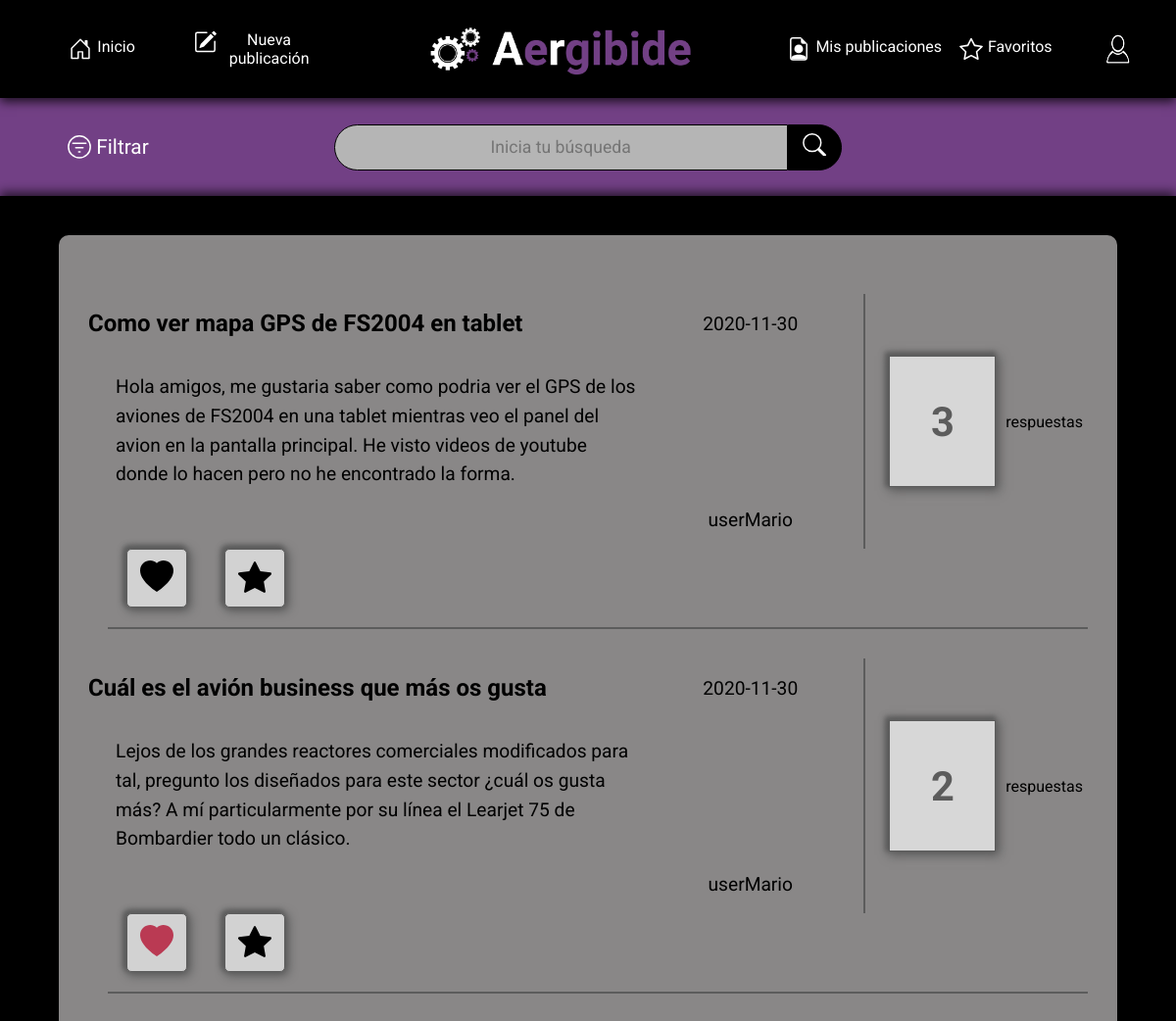
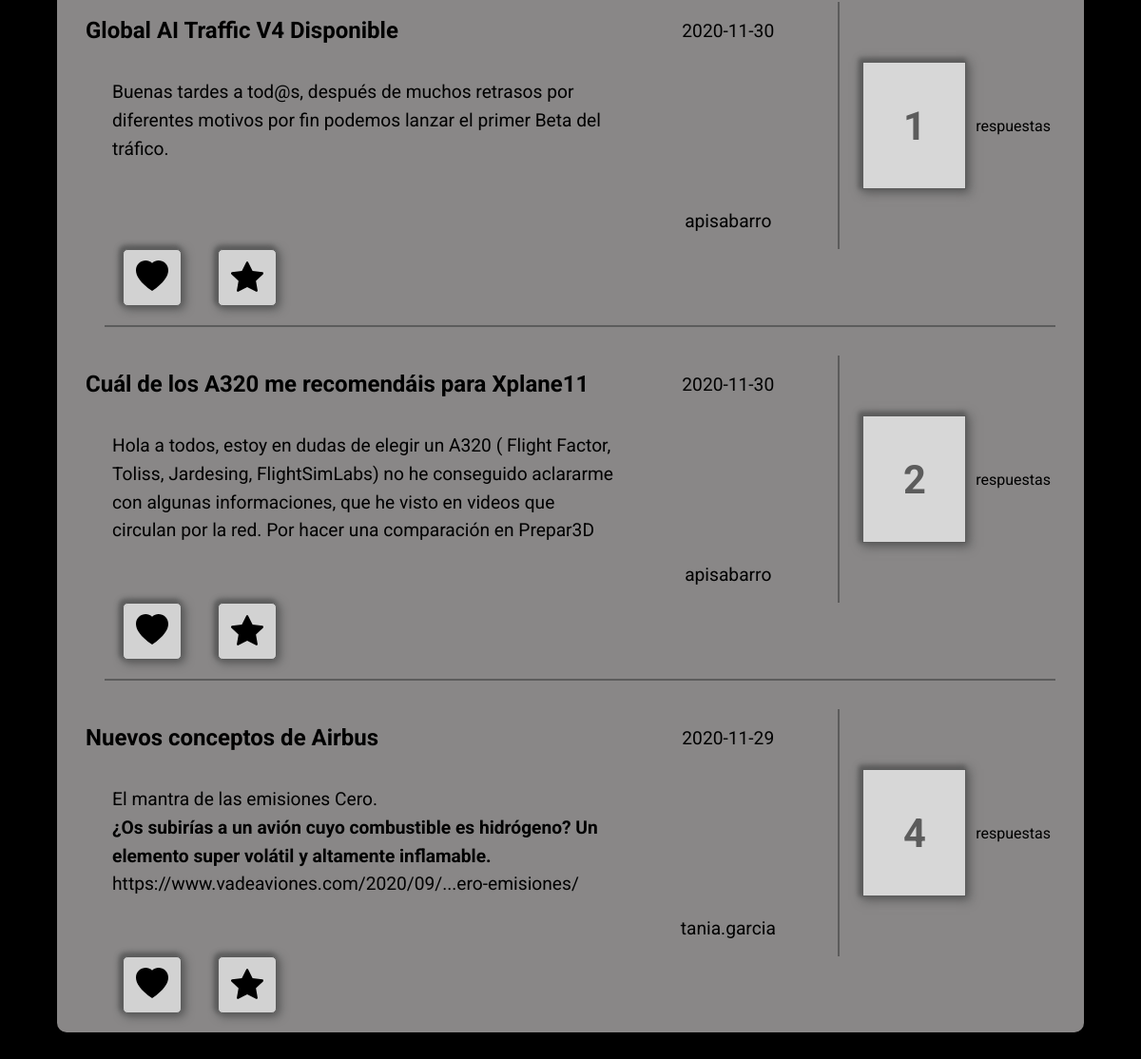
/model/principal.php (signed in), run on an earlier commit of the app's database (2 pictures, top to bottom).
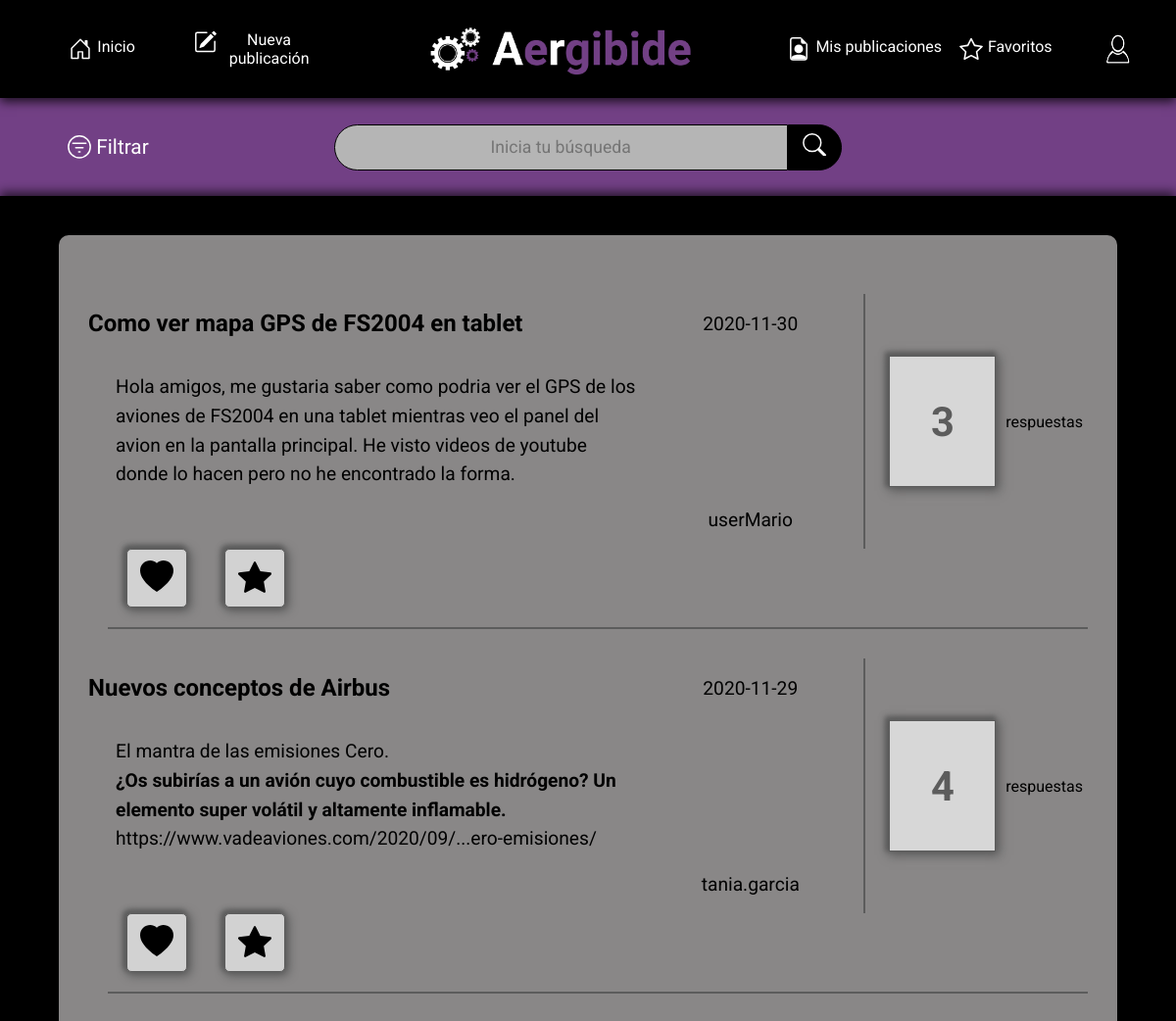
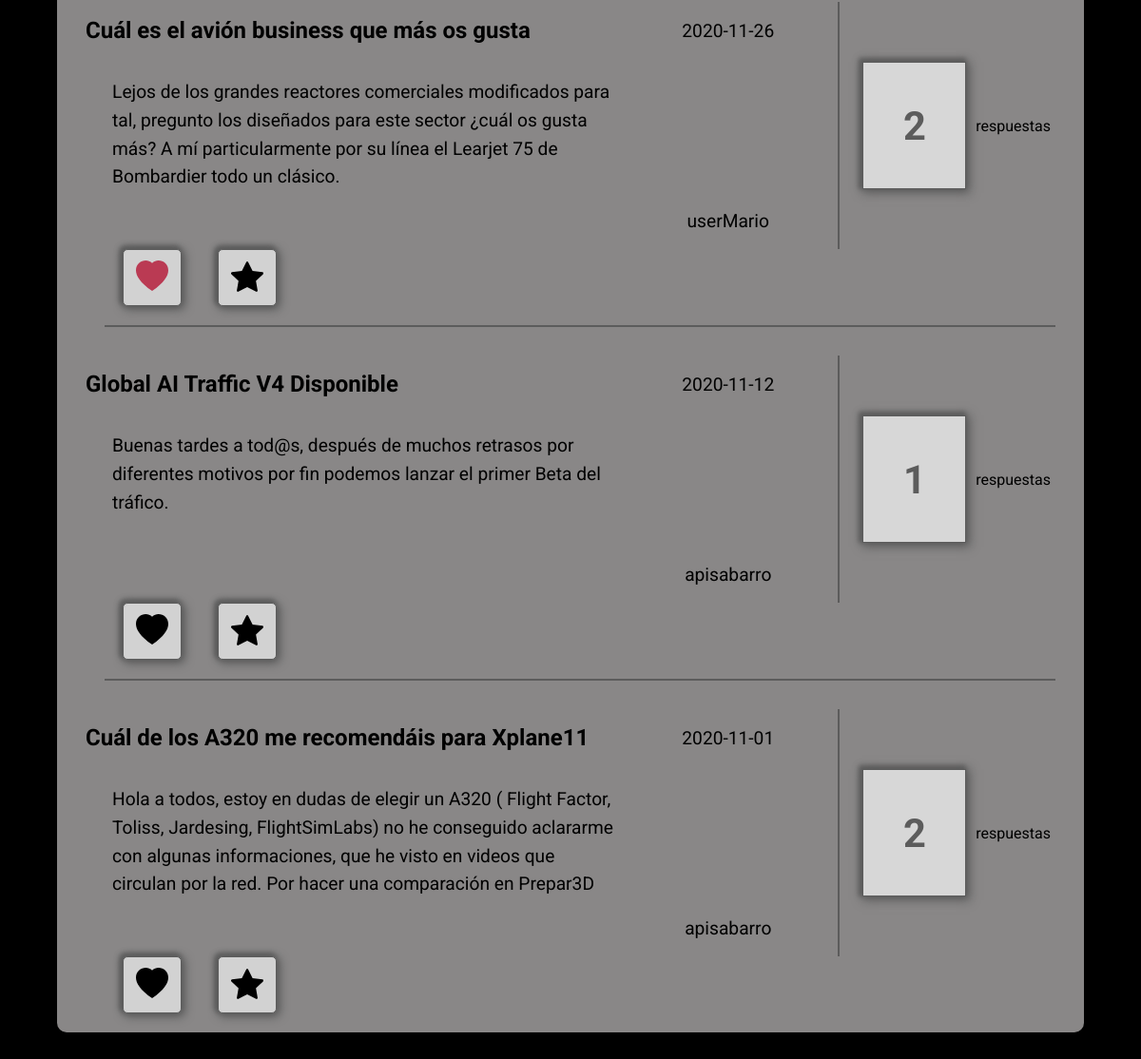
And on a later commit of the database (2 pictures, top to bottom).
### tables this page shows
CREATE TABLE `Usuario` (
  `ID` int(5) NOT NULL,
  `Nombre` varchar(70) NOT NULL,
  `Apellido` varchar(150) NOT NULL,
  `Usuario` varchar(30) NOT NULL,
  `Correo` varchar(100) NOT NULL,
  `Password` varchar(500) NOT NULL,
  `Imagen` varchar(500) DEFAULT NULL
);

CREATE TABLE `Pregunta` (
  `ID` int(11) NOT NULL,
  `Titulo` varchar(50) NOT NULL,
  `Descripcion` varchar(60000) NOT NULL,
  `ID_Usuario` int(5) NOT NULL,
  `Fecha` date NOT NULL,
  `ID_Categoria` int(11) NOT NULL,
  `Archivo` varchar(300) DEFAULT NULL
);

### model/principal.php (called while the page is built, shortened)
<?php
require "general.php";
$categorias = mostrarCategorias($dbh);
$publicacion = generarPublicaciones($dbh);
require "../views/principal.view.php";

### model/conexion.php (called while the page is built, shortened)
<?php
function guardarDatosUsuario($dbh,$usuario)
{
    if (empty($usuario))
        $usuario=$_SESSION['usuario'];
    $data = array('user' => $usuario);
    $stmt = recogerDatosUsuario($dbh, $data);
    return $stmt->fetch();
}
function recogerDatosUsuario($dbh, $data)
{
    $stmt = $dbh->prepare("SELECT * FROM Usuario WHERE Correo = :user OR Usuario = :user");
    $stmt->setFetchMode(PDO::FETCH_OBJ);
    $stmt->execute($data);
    return $stmt;
}
function generarPublicaciones($dbh)
{
    $stmt = $dbh->prepare("SELECT Pregunta.ID as ID,Pregunta.Titulo AS Titulo, Pregunta.Descripcion AS Descripcion, Usuario.Usuario as Usuario, Pregunta.Fecha as Fecha, Pregunta.ID_Categoria as Categoria, Pregunta.Archivo as Archivo
                            FROM Pregunta, Usuario
                            WHERE Pregunta.ID_Usuario= Usuario.ID
                            GROUP BY Pregunta.ID
                            ORDER BY Pregunta.Fecha DESC ;");
    $stmt->setFetchMode(PDO::FETCH_OBJ);
    $stmt->execute();
    return $stmt;
}
function generarRespuestas($pregunta, $dbh)
{
    $data = array('pregunta' => $pregunta);
    $stmt = $dbh->prepare("SELECT ID_Pregunta
                            FROM Respuesta
                            WHERE ID_Pregunta= :pregunta");
    $stmt->setFetchMode(PDO::FETCH_OBJ);
    $stmt->execute($data);
    return $stmt;
}
function comprobarLike($dbh, $userID,$ID)
{
    $data = array('userID' => $userID, 'publicacionID' => $ID);
    $stmt = $dbh->prepare("SELECT * FROM Likes
                                    WHERE ID_Usuario= :userID
                                    AND ID_Pregunta= :publicacionID;");
    $stmt->setFetchMode(PDO::FETCH_OBJ);
    $stmt->execute($data);
    return $stmt;
}

### model/general.php (called while the page is built)
<?php
    require "conexion.php";
    if (!isset($_SESSION["usuario"]))
        header("Location: login.php");
    else
    {
        $dbh=connect();
        $datos=guardarDatosUsuario($dbh,"");
    }

### views/publicacion.view.php (the view, shortened to what this page needs)
<?php
if (empty($publicacion))
{
    header("Location: ../model/login.php");
}
else
{
    $fallo= $publicacion;
    $contador = $fallo->rowCount();
    if($contador==0){
        ?>
        <h1>No se han encontrado publicaciones</h1>
    <?php }else{
        while ($row= $publicacion->fetch()) {
            $titulo = $row->Titulo;
            $descripcion = $row->Descripcion;
            $user = $row->Usuario;
            $fecha = $row->Fecha;
            $ID = $row->ID;
            $respuestas = generarRespuestas($ID, $dbh);
            $row2 = $respuestas->rowCount();
            $numero = $row2;
            ?>
            <div class="publicacion">
                <div class="titulo">
                    <h1 class="title"><?= utf8_encode($titulo) ?></h1>
                </div>
                <div class="descripcion">
                    <span ><?= utf8_encode($descripcion) ?></span>
                </div>
                <div class="fecha">
                    <span class="date"><?= $fecha ?></span>
                </div>
                <div class="usuario">
                    <span class="user"><?= utf8_encode($user) ?></span>
                </div>
                <div class="respuestas">
                    <h1 class="num_respuestas"><?= $numero ?></h1>
                    <span>respuestas</span>
                </div>
            </div>
            <div class="like_fav">
                <div class="corazon">
                    <?php
                    $mostrarLike = comprobarLike($dbh, $datos->ID, $ID);
                    $ID_publicacion = 0;
                    while($row = $mostrarLike->fetch()){
                        $ID_publicacion = $row->ID_Pregunta;
                    }
                    $claseLike = "rosa"; ?>
                    <button class="like "name="publicacion" value="<?= $ID ?>">
                        <?php if ($ID_publicacion == $ID){ ?>
                        <svg width="1em" height="1em" viewBox="0 0 16 16" class="bi bi-heart-fill <?= $claseLike ?>"
                             xmlns="http://www.w3.org/2000/svg">
                            <?php } else{ ?>
                            <svg width="1em" height="1em" viewBox="0 0 16 16" class="bi bi-heart-fill "
                                 xmlns="http://www.w3.org/2000/svg">
                                <?php } ?>
                                <path fill-rule="evenodd"
                                      d="M8 1.314C12.438-3.248 23.534 4.735 8 15-7.534 4.736 3.562-3.248 8 1.314z"/>
                            </svg>
                    </button>
                </div>
                <div class="favorito">
                    <?php
                    $ID_publicacion = 0;
                    $claseFav = "amarillo"; ?>
                    <button class="fav" name="favorito" value="<?= $ID ?>">
                        <?php if ($ID_publicacion == $ID){ ?>
                        <svg width="1em" height="1em" viewBox="0 0 16 16" class="bi bi-star-fill <?= $claseFav ?>"
                             xmlns="http://www.w3.org/2000/svg">
                            <?php } else{ ?>
                            <svg width="1em" height="1em" viewBox="0 0 16 16" class="bi bi-heart-fill "
                                 xmlns="http://www.w3.org/2000/svg">
                                <?php } ?>
                                <path d="M3.612 15.443c-.386.198-.824-.149-.746-.592l.83-4.73L.173 6.765c-.329-.314-.158-.888.283-.95l4.898-.696L7.538.792c.197-.39.73-.39.927 0l2.184 4.327 4.898.696c.441.062.612.636.283.95l-3.523 3.356.83 4.73c.078.443-.36.79-.746.592L8 13.187l-4.389 2.256z"/>
                            </svg>
                    </button>
                </div>
            </div>
        <?php }
    } ?>
    </div>
    </section>
    </main>
    <?php } ?>

### views/principal.view.php (shortened to what this page needs)
<?php
if (empty($categorias))
{
    header("Location: ../model/login.php");
}
else
{
require "../vistasfijas/head.php"?>
<link type="text/css" rel="stylesheet" href="../css/principal.css">
<link rel="stylesheet" href="https://cdn.jsdelivr.net/npm/@splidejs/splide@latest/dist/css/splide.min.css">
<link rel="stylesheet" href="https://cdnjs.cloudflare.com/ajax/libs/font-awesome/4.7.0/css/font-awesome.min.css">
</head>
<?php require "../vistasfijas/cabecera.php"?>
<article id="barra_busqueda">
    <div id="filtro">
        <a> Filtrar</a>
    </div>
    <div id="buscador">
        <input type="text" placeholder="Inicia tu búsqueda" name="busqueda" id="busqueda">
        <div id="lupa"><span></span></div>
    </div>
</article>
<main>
    <section id="publicaciones">
        <div class="cuadro_publicacion">
            <?php require "publicacion.view.php"; ?>
</body>
</html>
            <?php } ?>

### vistasfijas/head.php (shortened to what this page needs)
<!DOCTYPE html>
<?php
if (empty($datos))
header("Location: ../model/login.php");
else
{
?>
<html>
    <head>
        <link rel="stylesheet" type="text/css" href="../css/header.css">
<?php
}
?>

### vistasfijas/cabecera.php (shortened to what this page needs)
<?php
if (empty($datos))
header("Location: ../model/login.php");
else
{
?>
<body>
    <header>
        <div id="logotipo">
            <a href="../model/principal.php">
                <img src="../img/logo_horizontal_negativo.png">
            </a>
        </div>
        <div id="lista">
            <ul>
                <li><a href="../model/mis-publicaciones.php?action=publicacion">Mis publicaciones</a></li>
                <li><a href="../model/mis-publicaciones.php?action=fav">Favoritos</a></li>
            </ul>
        </div>
        <div id="listaNuevaPublicacion">
            <ul>
                <li>
                    <a href="../model/principal.php?action=home">
                        Inicio
                    </a>
                </li>
                <li>
                    <a href="../model/nueva-publicacion.php">
                        Nueva publicación</a></li>
            </ul>
        </div>
        <div id="boton">
            <button id="perfil"><img src="<?=$datos->Imagen?>"></button>
        </div>
    </header>
    <?php
}
?>

### css/header.css (style rules this page uses)
* { padding: 0; margin: 0; }
header { width: 100%; background-color: black; display: grid; grid-template-columns: repeat(2,17vw) 26vw 30vw 10vw; grid-template-rows: 100px; box-shadow: 0px 4px 10px 0px rgba(0,0,0,0.75); }
a { color: white !important; }
#logotipo { grid-row: 1/2; grid-column: 3/4; display: flex; justify-content: center; align-items: center; }
#logotipo>a { display: flex; align-items: center; justify-content: flex-end; height: 80%; }
#logotipo>a>img { width: 95%; }
#listaNuevaPublicacion { grid-row: 1/2; grid-column: 1/3; width: 100%; display: flex; justify-content: flex-start; align-items: center; }
#listaNuevaPublicacion>ul { width: 80%; height: 100%; margin: 0; list-style-type: none; color: white; display: flex; align-items: center; justify-content: flex-end; }
#listaNuevaPublicacion>ul>li { width: 40%; }
#lista { grid-row: 1/2; grid-column: 4/5; width: 100%; display: flex; justify-content: flex-end; align-items: center; }
#lista > ul { width: 80%; height: 100%; margin: 0; list-style-type: none; color: white; display: flex; align-items: center; justify-content: space-around; }
#listaNuevaPublicacion >ul >li>a, #lista >ul >li>a { font-size: 1em; text-decoration: none; }
#boton { grid-row: 1/2; grid-column: 5/6; border: white; width: 100%; height: 100%; display: flex; justify-content: center; align-items: center; }
#boton > button { width: 35%; height: 55%; border-radius: 60px; outline: none; border: 1px solid black; background-color: black; }
#perfil >img { width: 100%; height: 100%; border-radius: 50%; }

What changed in the data, as far as the page shows it:
shown differently, row unchanged: pregunta "Nuevos conceptos de Airbus": moves up the list
changed pregunta "Cuál es el avión business que más os gusta": Fecha "2020-11-30" → "2020-11-26"
changed pregunta "Global AI Traffic V4 Disponible": Fecha "2020-11-30" → "2020-11-12"
changed pregunta "Cuál de los A320 me recomendáis para Xplane11": Fecha "2020-11-30" → "2020-11-01"
